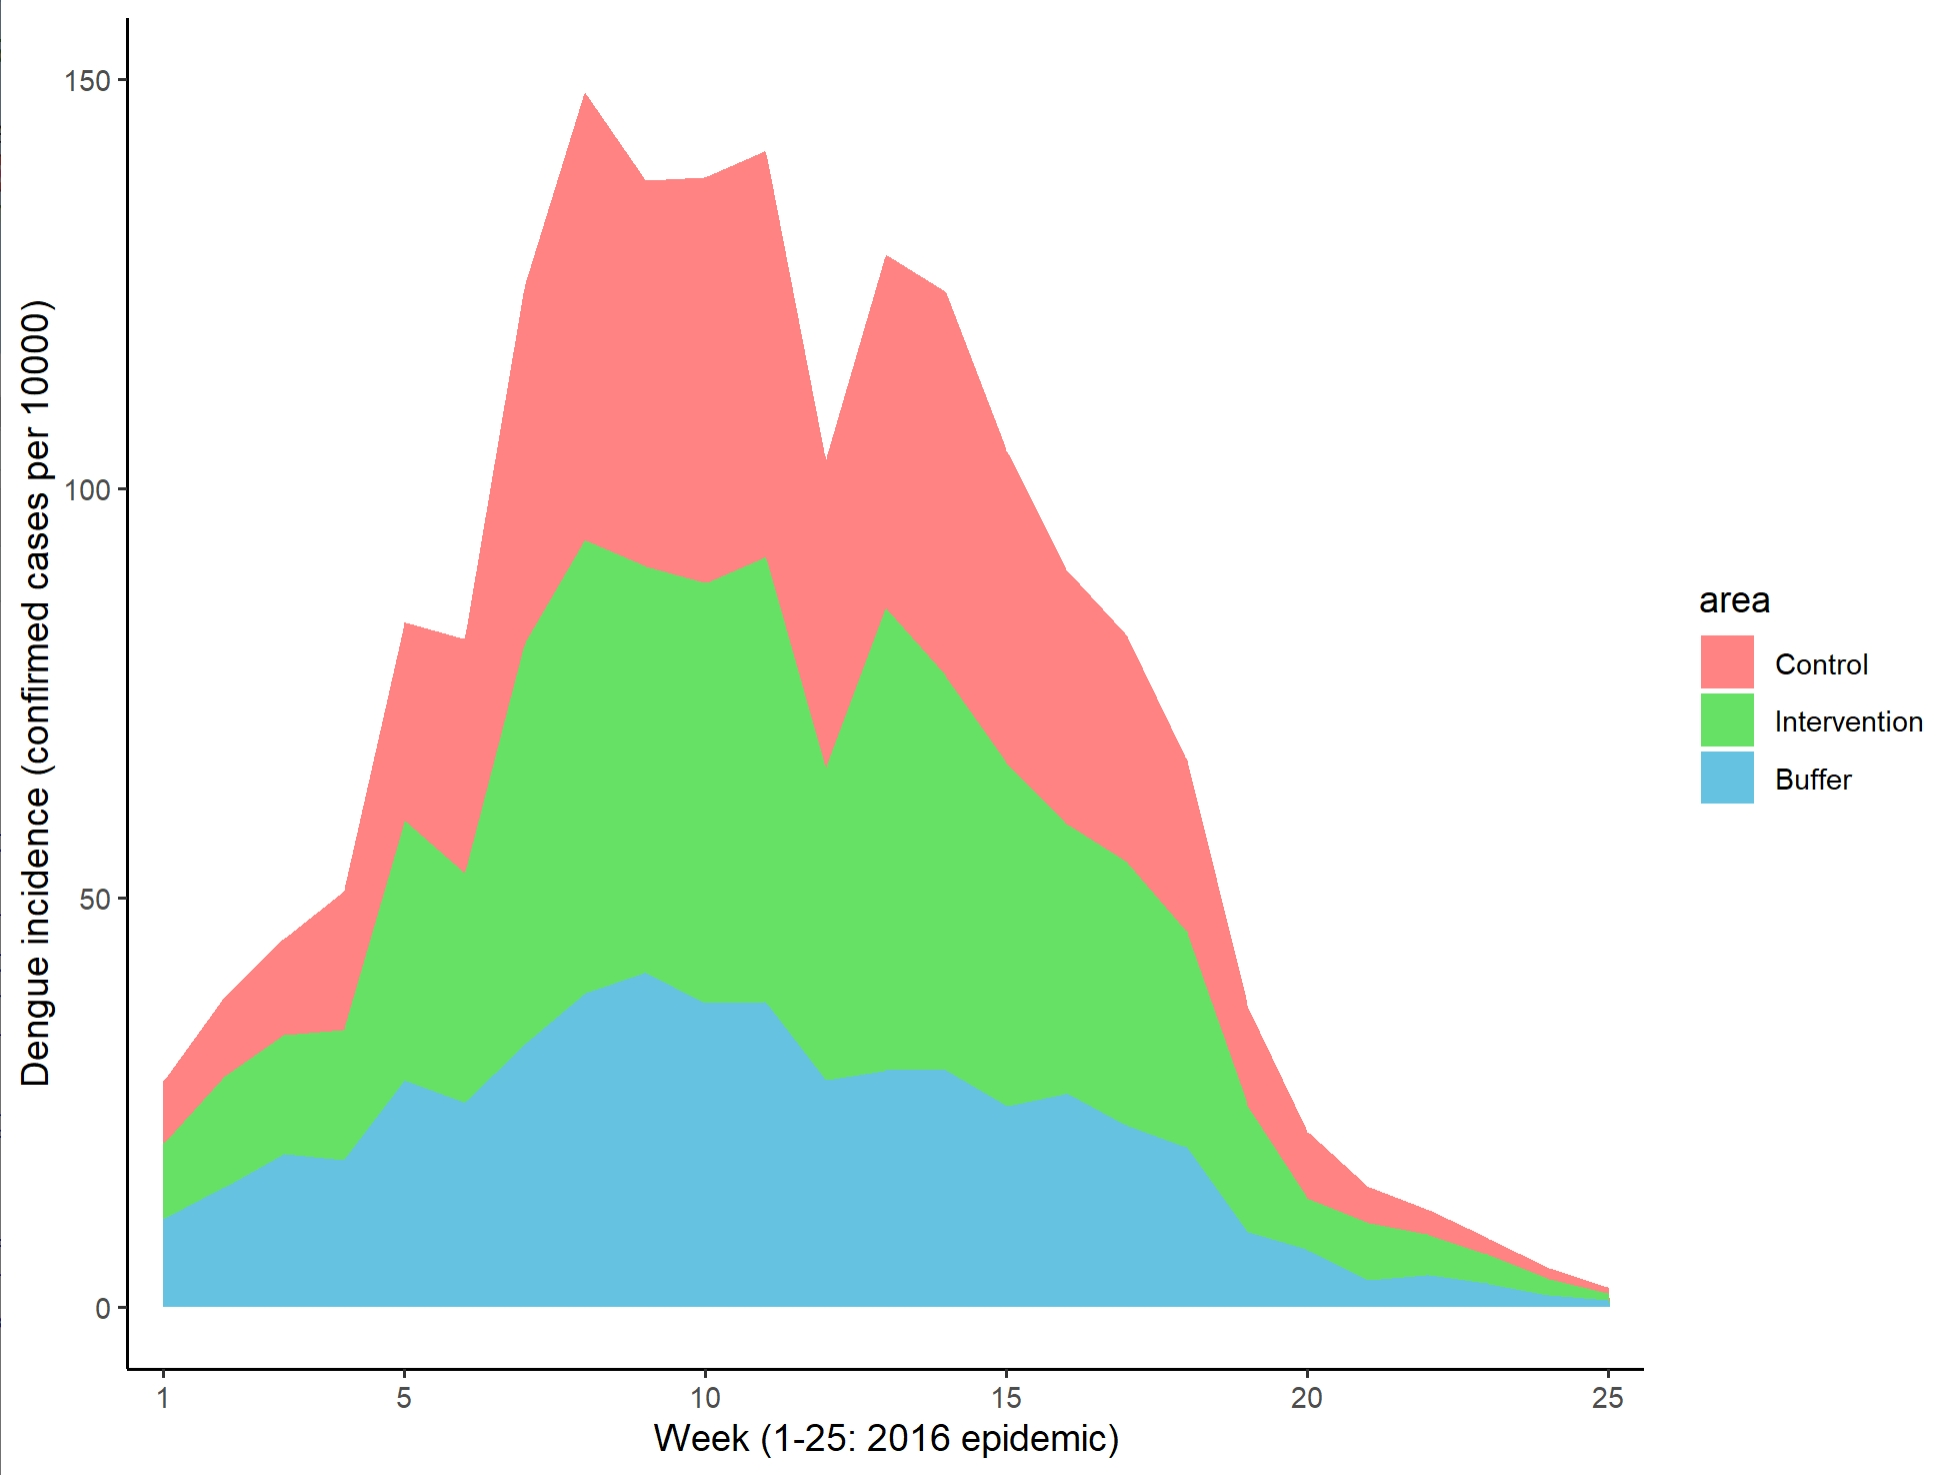

The script that drew this image:
#Source: DOI: 10.1016/S1473-3099(24)00492-4
#Date: 2024-11-20
#Code: Qilan Wen

library(ggplot2)
library(dplyr)
library(ggplot2)
library(gridExtra)
library(grid)
theme_set(theme_bw())

data_aggregated <- read.csv('D:/areachart-style01-github.csv')

data_aggregated_1 <- subset(data_aggregated, week_cont.f >= 1 & week_cont.f <= 25)
data_aggregated_1$week_cont.f <- factor(data_aggregated_1$week_cont.f)
data_aggregated_1$area <- factor(data_aggregated_1$area, levels = c("Control", "Intervention", "Buffer"))
data_aggregated_1$ratio <- (data_aggregated_1$sum_dengue / data_aggregated_1$sum_people)*10000
g2_1 <- ggplot(data = data_aggregated_1) +
  geom_area(mapping=aes(x = week_cont.f, y = ratio, group = area,fill = area), alpha = 0.6) +
  scale_x_discrete(breaks = c("1", "5", "10", "15", "20", "25"), labels = c("1", "5", "10", "15", "20", "25")) +
  theme_bw() +
  theme(panel.border = element_blank(), axis.line.x = element_line(colour = "black"), axis.line.y = element_line(colour = "black"),panel.grid.major = element_blank(), panel.grid.minor = element_blank()) +
  scale_fill_manual(values = c("Control" = "firebrick1", "Buffer" = "deepskyblue3", "Intervention" = "green3")) +
  labs(x = "Week (1-25: 2016 epidemic)", y = "Dengue incidence (confirmed cases per 10000)")+
  scale_y_continuous(limits = c(0, 150))

plot(g2_1)
